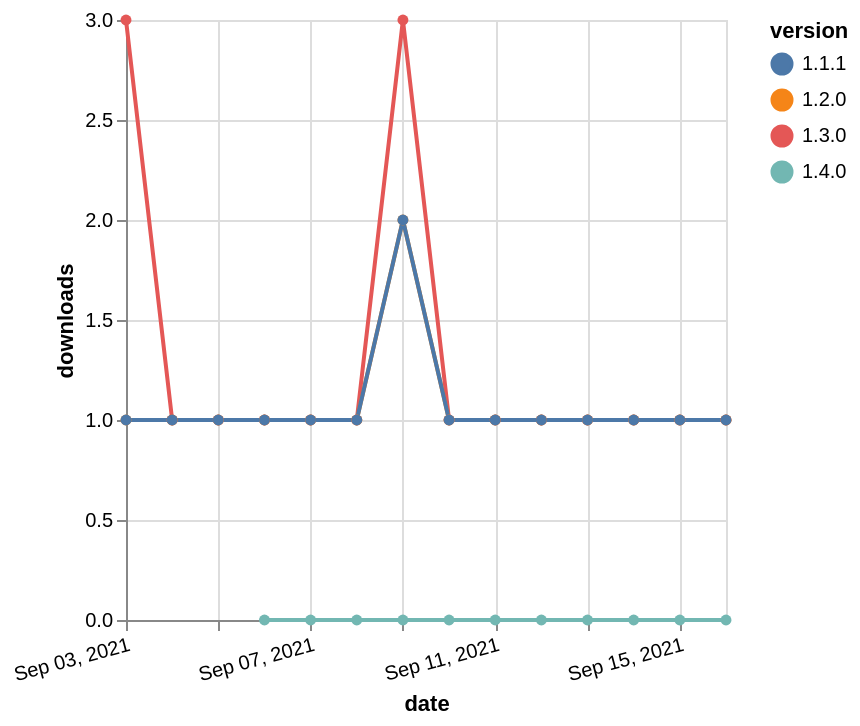

The specification (Vega-Lite) saved for this image:
### Vega-Lite specification from a JSON file in a GitHub repository (floating-point values rounded to 4 significant figures)
{"$schema": "https://vega.github.io/schema/vega-lite/v5.json", "description": "A simple bar chart with embedded data.", "data": {"values": [{"date": "2021-09-03", "total": 164, "delta": 3, "version": "1.3.0"}, {"date": "2021-09-04", "total": 165, "delta": 1, "version": "1.3.0"}, {"date": "2021-09-05", "total": 166, "delta": 1, "version": "1.3.0"}, {"date": "2021-09-06", "total": 167, "delta": 1, "version": "1.3.0"}, {"date": "2021-09-07", "total": 168, "delta": 1, "version": "1.3.0"}, {"date": "2021-09-08", "total": 169, "delta": 1, "version": "1.3.0"}, {"date": "2021-09-09", "total": 172, "delta": 3, "version": "1.3.0"}, {"date": "2021-09-10", "total": 173, "delta": 1, "version": "1.3.0"}, {"date": "2021-09-11", "total": 174, "delta": 1, "version": "1.3.0"}, {"date": "2021-09-12", "total": 175, "delta": 1, "version": "1.3.0"}, {"date": "2021-09-13", "total": 176, "delta": 1, "version": "1.3.0"}, {"date": "2021-09-14", "total": 177, "delta": 1, "version": "1.3.0"}, {"date": "2021-09-15", "total": 178, "delta": 1, "version": "1.3.0"}, {"date": "2021-09-16", "total": 179, "delta": 1, "version": "1.3.0"}, {"date": "2021-09-03", "total": 131, "delta": 1, "version": "1.2.0"}, {"date": "2021-09-04", "total": 132, "delta": 1, "version": "1.2.0"}, {"date": "2021-09-05", "total": 133, "delta": 1, "version": "1.2.0"}, {"date": "2021-09-06", "total": 134, "delta": 1, "version": "1.2.0"}, {"date": "2021-09-07", "total": 135, "delta": 1, "version": "1.2.0"}, {"date": "2021-09-08", "total": 136, "delta": 1, "version": "1.2.0"}, {"date": "2021-09-09", "total": 138, "delta": 2, "version": "1.2.0"}, {"date": "2021-09-10", "total": 139, "delta": 1, "version": "1.2.0"}, {"date": "2021-09-11", "total": 140, "delta": 1, "version": "1.2.0"}, {"date": "2021-09-12", "total": 141, "delta": 1, "version": "1.2.0"}, {"date": "2021-09-13", "total": 142, "delta": 1, "version": "1.2.0"}, {"date": "2021-09-14", "total": 143, "delta": 1, "version": "1.2.0"}, {"date": "2021-09-15", "total": 144, "delta": 1, "version": "1.2.0"}, {"date": "2021-09-16", "total": 145, "delta": 1, "version": "1.2.0"}, {"date": "2021-09-06", "total": 1, "delta": 0, "version": "1.4.0"}, {"date": "2021-09-07", "total": 14, "delta": 0, "version": "1.4.0"}, {"date": "2021-09-08", "total": 16, "delta": 0, "version": "1.4.0"}, {"date": "2021-09-09", "total": 18, "delta": 0, "version": "1.4.0"}, {"date": "2021-09-10", "total": 21, "delta": 0, "version": "1.4.0"}, {"date": "2021-09-11", "total": 23, "delta": 0, "version": "1.4.0"}, {"date": "2021-09-12", "total": 25, "delta": 0, "version": "1.4.0"}, {"date": "2021-09-13", "total": 27, "delta": 0, "version": "1.4.0"}, {"date": "2021-09-14", "total": 28, "delta": 0, "version": "1.4.0"}, {"date": "2021-09-15", "total": 29, "delta": 0, "version": "1.4.0"}, {"date": "2021-09-16", "total": 30, "delta": 0, "version": "1.4.0"}, {"date": "2021-09-03", "total": 132, "delta": 1, "version": "1.1.1"}, {"date": "2021-09-04", "total": 133, "delta": 1, "version": "1.1.1"}, {"date": "2021-09-05", "total": 134, "delta": 1, "version": "1.1.1"}, {"date": "2021-09-06", "total": 135, "delta": 1, "version": "1.1.1"}, {"date": "2021-09-07", "total": 136, "delta": 1, "version": "1.1.1"}, {"date": "2021-09-08", "total": 137, "delta": 1, "version": "1.1.1"}, {"date": "2021-09-09", "total": 139, "delta": 2, "version": "1.1.1"}, {"date": "2021-09-10", "total": 140, "delta": 1, "version": "1.1.1"}, {"date": "2021-09-11", "total": 141, "delta": 1, "version": "1.1.1"}, {"date": "2021-09-12", "total": 142, "delta": 1, "version": "1.1.1"}, {"date": "2021-09-13", "total": 143, "delta": 1, "version": "1.1.1"}, {"date": "2021-09-14", "total": 144, "delta": 1, "version": "1.1.1"}, {"date": "2021-09-15", "total": 145, "delta": 1, "version": "1.1.1"}, {"date": "2021-09-16", "total": 146, "delta": 1, "version": "1.1.1"}]}, "width": "container", "mark": {"type": "line", "point": {"filled": true}}, "encoding": {"x": {"field": "date", "type": "temporal", "timeUnit": "yearmonthdate", "title": "date", "axis": {"labelAngle": -15}}, "y": {"field": "delta", "type": "quantitative", "title": "downloads"}, "color": {"field": "version", "type": "nominal"}, "tooltip": {"field": "delta"}}}
